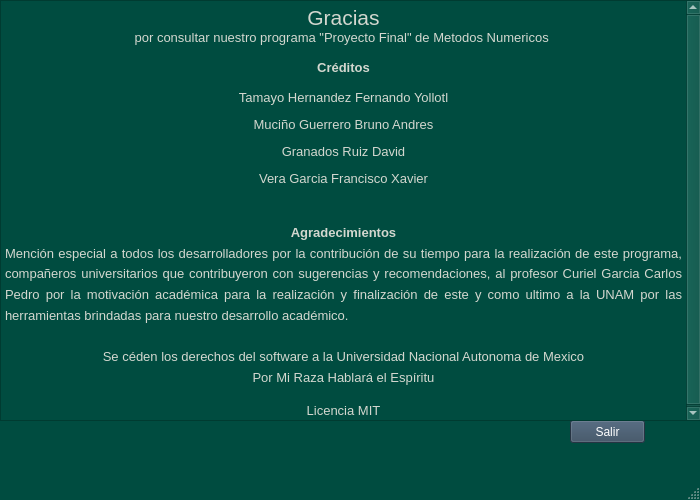
<?xml version="1.0" encoding="UTF-8"?>
<ui version="4.0">
 <class>mensajesalida</class>
 <widget class="QMainWindow" name="mensajesalida">
  <property name="geometry">
   <rect>
    <x>0</x>
    <y>0</y>
    <width>700</width>
    <height>500</height>
   </rect>
  </property>
  <property name="palette">
   <palette>
    <active>
     <colorrole role="WindowText">
      <brush brushstyle="SolidPattern">
       <color alpha="255">
        <red>255</red>
        <green>255</green>
        <blue>255</blue>
       </color>
      </brush>
     </colorrole>
     <colorrole role="Button">
      <brush brushstyle="SolidPattern">
       <color alpha="255">
        <red>0</red>
        <green>76</green>
        <blue>64</blue>
       </color>
      </brush>
     </colorrole>
     <colorrole role="Light">
      <brush brushstyle="SolidPattern">
       <color alpha="255">
        <red>0</red>
        <green>114</green>
        <blue>96</blue>
       </color>
      </brush>
     </colorrole>
     <colorrole role="Midlight">
      <brush brushstyle="SolidPattern">
       <color alpha="255">
        <red>0</red>
        <green>95</green>
        <blue>80</blue>
       </color>
      </brush>
     </colorrole>
     <colorrole role="Dark">
      <brush brushstyle="SolidPattern">
       <color alpha="255">
        <red>0</red>
        <green>38</green>
        <blue>32</blue>
       </color>
      </brush>
     </colorrole>
     <colorrole role="Mid">
      <brush brushstyle="SolidPattern">
       <color alpha="255">
        <red>0</red>
        <green>50</green>
        <blue>42</blue>
       </color>
      </brush>
     </colorrole>
     <colorrole role="Text">
      <brush brushstyle="SolidPattern">
       <color alpha="255">
        <red>255</red>
        <green>255</green>
        <blue>255</blue>
       </color>
      </brush>
     </colorrole>
     <colorrole role="BrightText">
      <brush brushstyle="SolidPattern">
       <color alpha="255">
        <red>255</red>
        <green>255</green>
        <blue>255</blue>
       </color>
      </brush>
     </colorrole>
     <colorrole role="ButtonText">
      <brush brushstyle="SolidPattern">
       <color alpha="255">
        <red>255</red>
        <green>255</green>
        <blue>255</blue>
       </color>
      </brush>
     </colorrole>
     <colorrole role="Base">
      <brush brushstyle="SolidPattern">
       <color alpha="255">
        <red>0</red>
        <green>0</green>
        <blue>0</blue>
       </color>
      </brush>
     </colorrole>
     <colorrole role="Window">
      <brush brushstyle="SolidPattern">
       <color alpha="255">
        <red>0</red>
        <green>76</green>
        <blue>64</blue>
       </color>
      </brush>
     </colorrole>
     <colorrole role="Shadow">
      <brush brushstyle="SolidPattern">
       <color alpha="255">
        <red>0</red>
        <green>0</green>
        <blue>0</blue>
       </color>
      </brush>
     </colorrole>
     <colorrole role="AlternateBase">
      <brush brushstyle="SolidPattern">
       <color alpha="255">
        <red>0</red>
        <green>38</green>
        <blue>32</blue>
       </color>
      </brush>
     </colorrole>
     <colorrole role="ToolTipBase">
      <brush brushstyle="SolidPattern">
       <color alpha="255">
        <red>255</red>
        <green>255</green>
        <blue>220</blue>
       </color>
      </brush>
     </colorrole>
     <colorrole role="ToolTipText">
      <brush brushstyle="SolidPattern">
       <color alpha="255">
        <red>0</red>
        <green>0</green>
        <blue>0</blue>
       </color>
      </brush>
     </colorrole>
     <colorrole role="PlaceholderText">
      <brush brushstyle="SolidPattern">
       <color alpha="128">
        <red>255</red>
        <green>255</green>
        <blue>255</blue>
       </color>
      </brush>
     </colorrole>
    </active>
    <inactive>
     <colorrole role="WindowText">
      <brush brushstyle="SolidPattern">
       <color alpha="255">
        <red>255</red>
        <green>255</green>
        <blue>255</blue>
       </color>
      </brush>
     </colorrole>
     <colorrole role="Button">
      <brush brushstyle="SolidPattern">
       <color alpha="255">
        <red>0</red>
        <green>76</green>
        <blue>64</blue>
       </color>
      </brush>
     </colorrole>
     <colorrole role="Light">
      <brush brushstyle="SolidPattern">
       <color alpha="255">
        <red>0</red>
        <green>114</green>
        <blue>96</blue>
       </color>
      </brush>
     </colorrole>
     <colorrole role="Midlight">
      <brush brushstyle="SolidPattern">
       <color alpha="255">
        <red>0</red>
        <green>95</green>
        <blue>80</blue>
       </color>
      </brush>
     </colorrole>
     <colorrole role="Dark">
      <brush brushstyle="SolidPattern">
       <color alpha="255">
        <red>0</red>
        <green>38</green>
        <blue>32</blue>
       </color>
      </brush>
     </colorrole>
     <colorrole role="Mid">
      <brush brushstyle="SolidPattern">
       <color alpha="255">
        <red>0</red>
        <green>50</green>
        <blue>42</blue>
       </color>
      </brush>
     </colorrole>
     <colorrole role="Text">
      <brush brushstyle="SolidPattern">
       <color alpha="255">
        <red>255</red>
        <green>255</green>
        <blue>255</blue>
       </color>
      </brush>
     </colorrole>
     <colorrole role="BrightText">
      <brush brushstyle="SolidPattern">
       <color alpha="255">
        <red>255</red>
        <green>255</green>
        <blue>255</blue>
       </color>
      </brush>
     </colorrole>
     <colorrole role="ButtonText">
      <brush brushstyle="SolidPattern">
       <color alpha="255">
        <red>255</red>
        <green>255</green>
        <blue>255</blue>
       </color>
      </brush>
     </colorrole>
     <colorrole role="Base">
      <brush brushstyle="SolidPattern">
       <color alpha="255">
        <red>0</red>
        <green>0</green>
        <blue>0</blue>
       </color>
      </brush>
     </colorrole>
     <colorrole role="Window">
      <brush brushstyle="SolidPattern">
       <color alpha="255">
        <red>0</red>
        <green>76</green>
        <blue>64</blue>
       </color>
      </brush>
     </colorrole>
     <colorrole role="Shadow">
      <brush brushstyle="SolidPattern">
       <color alpha="255">
        <red>0</red>
        <green>0</green>
        <blue>0</blue>
       </color>
      </brush>
     </colorrole>
     <colorrole role="AlternateBase">
      <brush brushstyle="SolidPattern">
       <color alpha="255">
        <red>0</red>
        <green>38</green>
        <blue>32</blue>
       </color>
      </brush>
     </colorrole>
     <colorrole role="ToolTipBase">
      <brush brushstyle="SolidPattern">
       <color alpha="255">
        <red>255</red>
        <green>255</green>
        <blue>220</blue>
       </color>
      </brush>
     </colorrole>
     <colorrole role="ToolTipText">
      <brush brushstyle="SolidPattern">
       <color alpha="255">
        <red>0</red>
        <green>0</green>
        <blue>0</blue>
       </color>
      </brush>
     </colorrole>
     <colorrole role="PlaceholderText">
      <brush brushstyle="SolidPattern">
       <color alpha="128">
        <red>255</red>
        <green>255</green>
        <blue>255</blue>
       </color>
      </brush>
     </colorrole>
    </inactive>
    <disabled>
     <colorrole role="WindowText">
      <brush brushstyle="SolidPattern">
       <color alpha="255">
        <red>0</red>
        <green>38</green>
        <blue>32</blue>
       </color>
      </brush>
     </colorrole>
     <colorrole role="Button">
      <brush brushstyle="SolidPattern">
       <color alpha="255">
        <red>0</red>
        <green>76</green>
        <blue>64</blue>
       </color>
      </brush>
     </colorrole>
     <colorrole role="Light">
      <brush brushstyle="SolidPattern">
       <color alpha="255">
        <red>0</red>
        <green>114</green>
        <blue>96</blue>
       </color>
      </brush>
     </colorrole>
     <colorrole role="Midlight">
      <brush brushstyle="SolidPattern">
       <color alpha="255">
        <red>0</red>
        <green>95</green>
        <blue>80</blue>
       </color>
      </brush>
     </colorrole>
     <colorrole role="Dark">
      <brush brushstyle="SolidPattern">
       <color alpha="255">
        <red>0</red>
        <green>38</green>
        <blue>32</blue>
       </color>
      </brush>
     </colorrole>
     <colorrole role="Mid">
      <brush brushstyle="SolidPattern">
       <color alpha="255">
        <red>0</red>
        <green>50</green>
        <blue>42</blue>
       </color>
      </brush>
     </colorrole>
     <colorrole role="Text">
      <brush brushstyle="SolidPattern">
       <color alpha="255">
        <red>0</red>
        <green>38</green>
        <blue>32</blue>
       </color>
      </brush>
     </colorrole>
     <colorrole role="BrightText">
      <brush brushstyle="SolidPattern">
       <color alpha="255">
        <red>255</red>
        <green>255</green>
        <blue>255</blue>
       </color>
      </brush>
     </colorrole>
     <colorrole role="ButtonText">
      <brush brushstyle="SolidPattern">
       <color alpha="255">
        <red>0</red>
        <green>38</green>
        <blue>32</blue>
       </color>
      </brush>
     </colorrole>
     <colorrole role="Base">
      <brush brushstyle="SolidPattern">
       <color alpha="255">
        <red>0</red>
        <green>76</green>
        <blue>64</blue>
       </color>
      </brush>
     </colorrole>
     <colorrole role="Window">
      <brush brushstyle="SolidPattern">
       <color alpha="255">
        <red>0</red>
        <green>76</green>
        <blue>64</blue>
       </color>
      </brush>
     </colorrole>
     <colorrole role="Shadow">
      <brush brushstyle="SolidPattern">
       <color alpha="255">
        <red>0</red>
        <green>0</green>
        <blue>0</blue>
       </color>
      </brush>
     </colorrole>
     <colorrole role="AlternateBase">
      <brush brushstyle="SolidPattern">
       <color alpha="255">
        <red>0</red>
        <green>76</green>
        <blue>64</blue>
       </color>
      </brush>
     </colorrole>
     <colorrole role="ToolTipBase">
      <brush brushstyle="SolidPattern">
       <color alpha="255">
        <red>255</red>
        <green>255</green>
        <blue>220</blue>
       </color>
      </brush>
     </colorrole>
     <colorrole role="ToolTipText">
      <brush brushstyle="SolidPattern">
       <color alpha="255">
        <red>0</red>
        <green>0</green>
        <blue>0</blue>
       </color>
      </brush>
     </colorrole>
     <colorrole role="PlaceholderText">
      <brush brushstyle="SolidPattern">
       <color alpha="128">
        <red>255</red>
        <green>255</green>
        <blue>255</blue>
       </color>
      </brush>
     </colorrole>
    </disabled>
   </palette>
  </property>
  <property name="windowTitle">
   <string>MainWindow</string>
  </property>
  <widget class="QWidget" name="centralwidget">
   <widget class="QPushButton" name="pushButton">
    <property name="geometry">
     <rect>
      <x>570</x>
      <y>420</y>
      <width>75</width>
      <height>23</height>
     </rect>
    </property>
    <property name="palette">
     <palette>
      <active>
       <colorrole role="WindowText">
        <brush brushstyle="SolidPattern">
         <color alpha="255">
          <red>255</red>
          <green>255</green>
          <blue>255</blue>
         </color>
        </brush>
       </colorrole>
       <colorrole role="Button">
        <brush brushstyle="SolidPattern">
         <color alpha="255">
          <red>53</red>
          <green>73</green>
          <blue>94</blue>
         </color>
        </brush>
       </colorrole>
       <colorrole role="Light">
        <brush brushstyle="SolidPattern">
         <color alpha="255">
          <red>79</red>
          <green>109</green>
          <blue>141</blue>
         </color>
        </brush>
       </colorrole>
       <colorrole role="Midlight">
        <brush brushstyle="SolidPattern">
         <color alpha="255">
          <red>66</red>
          <green>91</green>
          <blue>117</blue>
         </color>
        </brush>
       </colorrole>
       <colorrole role="Dark">
        <brush brushstyle="SolidPattern">
         <color alpha="255">
          <red>26</red>
          <green>36</green>
          <blue>47</blue>
         </color>
        </brush>
       </colorrole>
       <colorrole role="Mid">
        <brush brushstyle="SolidPattern">
         <color alpha="255">
          <red>35</red>
          <green>48</green>
          <blue>62</blue>
         </color>
        </brush>
       </colorrole>
       <colorrole role="Text">
        <brush brushstyle="SolidPattern">
         <color alpha="255">
          <red>255</red>
          <green>255</green>
          <blue>255</blue>
         </color>
        </brush>
       </colorrole>
       <colorrole role="BrightText">
        <brush brushstyle="SolidPattern">
         <color alpha="255">
          <red>255</red>
          <green>255</green>
          <blue>255</blue>
         </color>
        </brush>
       </colorrole>
       <colorrole role="ButtonText">
        <brush brushstyle="SolidPattern">
         <color alpha="255">
          <red>255</red>
          <green>255</green>
          <blue>255</blue>
         </color>
        </brush>
       </colorrole>
       <colorrole role="Base">
        <brush brushstyle="SolidPattern">
         <color alpha="255">
          <red>0</red>
          <green>0</green>
          <blue>0</blue>
         </color>
        </brush>
       </colorrole>
       <colorrole role="Window">
        <brush brushstyle="SolidPattern">
         <color alpha="255">
          <red>53</red>
          <green>73</green>
          <blue>94</blue>
         </color>
        </brush>
       </colorrole>
       <colorrole role="Shadow">
        <brush brushstyle="SolidPattern">
         <color alpha="255">
          <red>0</red>
          <green>0</green>
          <blue>0</blue>
         </color>
        </brush>
       </colorrole>
       <colorrole role="AlternateBase">
        <brush brushstyle="SolidPattern">
         <color alpha="255">
          <red>26</red>
          <green>36</green>
          <blue>47</blue>
         </color>
        </brush>
       </colorrole>
       <colorrole role="ToolTipBase">
        <brush brushstyle="SolidPattern">
         <color alpha="255">
          <red>255</red>
          <green>255</green>
          <blue>220</blue>
         </color>
        </brush>
       </colorrole>
       <colorrole role="ToolTipText">
        <brush brushstyle="SolidPattern">
         <color alpha="255">
          <red>0</red>
          <green>0</green>
          <blue>0</blue>
         </color>
        </brush>
       </colorrole>
       <colorrole role="PlaceholderText">
        <brush brushstyle="SolidPattern">
         <color alpha="128">
          <red>255</red>
          <green>255</green>
          <blue>255</blue>
         </color>
        </brush>
       </colorrole>
      </active>
      <inactive>
       <colorrole role="WindowText">
        <brush brushstyle="SolidPattern">
         <color alpha="255">
          <red>255</red>
          <green>255</green>
          <blue>255</blue>
         </color>
        </brush>
       </colorrole>
       <colorrole role="Button">
        <brush brushstyle="SolidPattern">
         <color alpha="255">
          <red>53</red>
          <green>73</green>
          <blue>94</blue>
         </color>
        </brush>
       </colorrole>
       <colorrole role="Light">
        <brush brushstyle="SolidPattern">
         <color alpha="255">
          <red>79</red>
          <green>109</green>
          <blue>141</blue>
         </color>
        </brush>
       </colorrole>
       <colorrole role="Midlight">
        <brush brushstyle="SolidPattern">
         <color alpha="255">
          <red>66</red>
          <green>91</green>
          <blue>117</blue>
         </color>
        </brush>
       </colorrole>
       <colorrole role="Dark">
        <brush brushstyle="SolidPattern">
         <color alpha="255">
          <red>26</red>
          <green>36</green>
          <blue>47</blue>
         </color>
        </brush>
       </colorrole>
       <colorrole role="Mid">
        <brush brushstyle="SolidPattern">
         <color alpha="255">
          <red>35</red>
          <green>48</green>
          <blue>62</blue>
         </color>
        </brush>
       </colorrole>
       <colorrole role="Text">
        <brush brushstyle="SolidPattern">
         <color alpha="255">
          <red>255</red>
          <green>255</green>
          <blue>255</blue>
         </color>
        </brush>
       </colorrole>
       <colorrole role="BrightText">
        <brush brushstyle="SolidPattern">
         <color alpha="255">
          <red>255</red>
          <green>255</green>
          <blue>255</blue>
         </color>
        </brush>
       </colorrole>
       <colorrole role="ButtonText">
        <brush brushstyle="SolidPattern">
         <color alpha="255">
          <red>255</red>
          <green>255</green>
          <blue>255</blue>
         </color>
        </brush>
       </colorrole>
       <colorrole role="Base">
        <brush brushstyle="SolidPattern">
         <color alpha="255">
          <red>0</red>
          <green>0</green>
          <blue>0</blue>
         </color>
        </brush>
       </colorrole>
       <colorrole role="Window">
        <brush brushstyle="SolidPattern">
         <color alpha="255">
          <red>53</red>
          <green>73</green>
          <blue>94</blue>
         </color>
        </brush>
       </colorrole>
       <colorrole role="Shadow">
        <brush brushstyle="SolidPattern">
         <color alpha="255">
          <red>0</red>
          <green>0</green>
          <blue>0</blue>
         </color>
        </brush>
       </colorrole>
       <colorrole role="AlternateBase">
        <brush brushstyle="SolidPattern">
         <color alpha="255">
          <red>26</red>
          <green>36</green>
          <blue>47</blue>
         </color>
        </brush>
       </colorrole>
       <colorrole role="ToolTipBase">
        <brush brushstyle="SolidPattern">
         <color alpha="255">
          <red>255</red>
          <green>255</green>
          <blue>220</blue>
         </color>
        </brush>
       </colorrole>
       <colorrole role="ToolTipText">
        <brush brushstyle="SolidPattern">
         <color alpha="255">
          <red>0</red>
          <green>0</green>
          <blue>0</blue>
         </color>
        </brush>
       </colorrole>
       <colorrole role="PlaceholderText">
        <brush brushstyle="SolidPattern">
         <color alpha="128">
          <red>255</red>
          <green>255</green>
          <blue>255</blue>
         </color>
        </brush>
       </colorrole>
      </inactive>
      <disabled>
       <colorrole role="WindowText">
        <brush brushstyle="SolidPattern">
         <color alpha="255">
          <red>26</red>
          <green>36</green>
          <blue>47</blue>
         </color>
        </brush>
       </colorrole>
       <colorrole role="Button">
        <brush brushstyle="SolidPattern">
         <color alpha="255">
          <red>53</red>
          <green>73</green>
          <blue>94</blue>
         </color>
        </brush>
       </colorrole>
       <colorrole role="Light">
        <brush brushstyle="SolidPattern">
         <color alpha="255">
          <red>79</red>
          <green>109</green>
          <blue>141</blue>
         </color>
        </brush>
       </colorrole>
       <colorrole role="Midlight">
        <brush brushstyle="SolidPattern">
         <color alpha="255">
          <red>66</red>
          <green>91</green>
          <blue>117</blue>
         </color>
        </brush>
       </colorrole>
       <colorrole role="Dark">
        <brush brushstyle="SolidPattern">
         <color alpha="255">
          <red>26</red>
          <green>36</green>
          <blue>47</blue>
         </color>
        </brush>
       </colorrole>
       <colorrole role="Mid">
        <brush brushstyle="SolidPattern">
         <color alpha="255">
          <red>35</red>
          <green>48</green>
          <blue>62</blue>
         </color>
        </brush>
       </colorrole>
       <colorrole role="Text">
        <brush brushstyle="SolidPattern">
         <color alpha="255">
          <red>26</red>
          <green>36</green>
          <blue>47</blue>
         </color>
        </brush>
       </colorrole>
       <colorrole role="BrightText">
        <brush brushstyle="SolidPattern">
         <color alpha="255">
          <red>255</red>
          <green>255</green>
          <blue>255</blue>
         </color>
        </brush>
       </colorrole>
       <colorrole role="ButtonText">
        <brush brushstyle="SolidPattern">
         <color alpha="255">
          <red>26</red>
          <green>36</green>
          <blue>47</blue>
         </color>
        </brush>
       </colorrole>
       <colorrole role="Base">
        <brush brushstyle="SolidPattern">
         <color alpha="255">
          <red>53</red>
          <green>73</green>
          <blue>94</blue>
         </color>
        </brush>
       </colorrole>
       <colorrole role="Window">
        <brush brushstyle="SolidPattern">
         <color alpha="255">
          <red>53</red>
          <green>73</green>
          <blue>94</blue>
         </color>
        </brush>
       </colorrole>
       <colorrole role="Shadow">
        <brush brushstyle="SolidPattern">
         <color alpha="255">
          <red>0</red>
          <green>0</green>
          <blue>0</blue>
         </color>
        </brush>
       </colorrole>
       <colorrole role="AlternateBase">
        <brush brushstyle="SolidPattern">
         <color alpha="255">
          <red>53</red>
          <green>73</green>
          <blue>94</blue>
         </color>
        </brush>
       </colorrole>
       <colorrole role="ToolTipBase">
        <brush brushstyle="SolidPattern">
         <color alpha="255">
          <red>255</red>
          <green>255</green>
          <blue>220</blue>
         </color>
        </brush>
       </colorrole>
       <colorrole role="ToolTipText">
        <brush brushstyle="SolidPattern">
         <color alpha="255">
          <red>0</red>
          <green>0</green>
          <blue>0</blue>
         </color>
        </brush>
       </colorrole>
       <colorrole role="PlaceholderText">
        <brush brushstyle="SolidPattern">
         <color alpha="128">
          <red>255</red>
          <green>255</green>
          <blue>255</blue>
         </color>
        </brush>
       </colorrole>
      </disabled>
     </palette>
    </property>
    <property name="text">
     <string>Salir</string>
    </property>
   </widget>
   <widget class="QTextBrowser" name="textBrowser">
    <property name="geometry">
     <rect>
      <x>0</x>
      <y>0</y>
      <width>701</width>
      <height>421</height>
     </rect>
    </property>
    <property name="palette">
     <palette>
      <active>
       <colorrole role="Base">
        <brush brushstyle="SolidPattern">
         <color alpha="255">
          <red>0</red>
          <green>76</green>
          <blue>64</blue>
         </color>
        </brush>
       </colorrole>
       <colorrole role="Shadow">
        <brush brushstyle="SolidPattern">
         <color alpha="255">
          <red>0</red>
          <green>76</green>
          <blue>64</blue>
         </color>
        </brush>
       </colorrole>
       <colorrole role="ToolTipText">
        <brush brushstyle="SolidPattern">
         <color alpha="255">
          <red>0</red>
          <green>76</green>
          <blue>64</blue>
         </color>
        </brush>
       </colorrole>
      </active>
      <inactive>
       <colorrole role="Base">
        <brush brushstyle="SolidPattern">
         <color alpha="255">
          <red>0</red>
          <green>76</green>
          <blue>64</blue>
         </color>
        </brush>
       </colorrole>
       <colorrole role="Shadow">
        <brush brushstyle="SolidPattern">
         <color alpha="255">
          <red>0</red>
          <green>76</green>
          <blue>64</blue>
         </color>
        </brush>
       </colorrole>
       <colorrole role="ToolTipText">
        <brush brushstyle="SolidPattern">
         <color alpha="255">
          <red>0</red>
          <green>76</green>
          <blue>64</blue>
         </color>
        </brush>
       </colorrole>
      </inactive>
      <disabled>
       <colorrole role="Base">
        <brush brushstyle="SolidPattern">
         <color alpha="255">
          <red>0</red>
          <green>76</green>
          <blue>64</blue>
         </color>
        </brush>
       </colorrole>
       <colorrole role="Shadow">
        <brush brushstyle="SolidPattern">
         <color alpha="255">
          <red>0</red>
          <green>76</green>
          <blue>64</blue>
         </color>
        </brush>
       </colorrole>
       <colorrole role="ToolTipText">
        <brush brushstyle="SolidPattern">
         <color alpha="255">
          <red>0</red>
          <green>76</green>
          <blue>64</blue>
         </color>
        </brush>
       </colorrole>
      </disabled>
     </palette>
    </property>
    <property name="html">
     <string>&lt;!DOCTYPE HTML PUBLIC &quot;-//W3C//DTD HTML 4.0//EN&quot; &quot;http://www.w3.org/TR/REC-html40/strict.dtd&quot;&gt;
&lt;html&gt;&lt;head&gt;&lt;meta name=&quot;qrichtext&quot; content=&quot;1&quot; /&gt;&lt;style type=&quot;text/css&quot;&gt;
p, li { white-space: pre-wrap; }
&lt;/style&gt;&lt;/head&gt;&lt;body style=&quot; font-family:'Ubuntu'; font-size:10pt; font-weight:400; font-style:normal;&quot;&gt;
&lt;p align=&quot;center&quot; style=&quot; margin-top:0px; margin-bottom:0px; margin-left:0px; margin-right:0px; -qt-block-indent:0; text-indent:0px;&quot;&gt;&lt;span style=&quot; font-family:'Ubuntu'; font-size:16pt; color:#d3d7cf;&quot;&gt;Gracias&lt;/span&gt;&lt;/p&gt;
&lt;p align=&quot;center&quot; style=&quot; margin-top:0px; margin-bottom:0px; margin-left:0px; margin-right:0px; -qt-block-indent:0; text-indent:0px;&quot;&gt;&lt;span style=&quot; font-family:'Ubuntu'; color:#d3d7cf;&quot;&gt;por consultar nuestro programa &amp;quot;Proyecto Final&amp;quot; de Metodos Numericos &lt;/span&gt;&lt;/p&gt;
&lt;p align=&quot;center&quot; style=&quot;-qt-paragraph-type:empty; margin-top:0px; margin-bottom:0px; margin-left:0px; margin-right:0px; -qt-block-indent:0; text-indent:0px; font-family:'Ubuntu'; color:#d3d7cf;&quot;&gt;&lt;br /&gt;&lt;/p&gt;
&lt;p align=&quot;center&quot; style=&quot; margin-top:0px; margin-bottom:0px; margin-left:0px; margin-right:0px; -qt-block-indent:0; text-indent:0px;&quot;&gt;&lt;span style=&quot; font-family:'Ubuntu'; font-weight:600; color:#d3d7cf;&quot;&gt;Créditos&lt;/span&gt;&lt;/p&gt;
&lt;p align=&quot;center&quot; style=&quot;-qt-paragraph-type:empty; margin-top:0px; margin-bottom:0px; margin-left:0px; margin-right:0px; -qt-block-indent:0; text-indent:0px; font-family:'Ubuntu'; color:#d3d7cf;&quot;&gt;&lt;br /&gt;&lt;/p&gt;
&lt;p align=&quot;center&quot; style=&quot; margin-top:0px; margin-bottom:0px; margin-left:0px; margin-right:0px; -qt-block-indent:0; text-indent:0px;&quot;&gt;&lt;span style=&quot; font-family:'Ubuntu'; color:#d3d7cf;&quot;&gt;Tamayo Hernandez Fernando Yollotl&lt;/span&gt;&lt;/p&gt;
&lt;p align=&quot;center&quot; style=&quot; margin-top:12px; margin-bottom:12px; margin-left:0px; margin-right:0px; -qt-block-indent:0; text-indent:0px;&quot;&gt;&lt;span style=&quot; font-family:'Ubuntu'; color:#d3d7cf;&quot;&gt;Muciño Guerrero Bruno Andres&lt;/span&gt;&lt;/p&gt;
&lt;p align=&quot;center&quot; style=&quot; margin-top:12px; margin-bottom:12px; margin-left:0px; margin-right:0px; -qt-block-indent:0; text-indent:0px;&quot;&gt;&lt;span style=&quot; font-family:'Ubuntu'; color:#d3d7cf;&quot;&gt;Granados Ruiz David&lt;/span&gt;&lt;/p&gt;
&lt;p align=&quot;center&quot; style=&quot; margin-top:12px; margin-bottom:12px; margin-left:0px; margin-right:0px; -qt-block-indent:0; text-indent:0px;&quot;&gt;&lt;span style=&quot; font-family:'Ubuntu'; color:#d3d7cf;&quot;&gt;Vera Garcia Francisco Xavier&lt;/span&gt;&lt;/p&gt;
&lt;p align=&quot;center&quot; style=&quot;-qt-paragraph-type:empty; margin-top:12px; margin-bottom:12px; margin-left:0px; margin-right:0px; -qt-block-indent:0; text-indent:0px; font-family:'Ubuntu'; font-weight:600; color:#d3d7cf;&quot;&gt;&lt;br /&gt;&lt;/p&gt;
&lt;p align=&quot;center&quot; style=&quot; margin-top:0px; margin-bottom:0px; margin-left:0px; margin-right:0px; -qt-block-indent:0; text-indent:0px; line-height:138%;&quot;&gt;&lt;span style=&quot; font-family:'Ubuntu'; font-weight:600; color:#d3d7cf;&quot;&gt;Agradecimientos&lt;/span&gt;&lt;/p&gt;
&lt;p align=&quot;justify&quot; style=&quot; margin-top:0px; margin-bottom:0px; margin-left:0px; margin-right:0px; -qt-block-indent:0; text-indent:0px; line-height:138%;&quot;&gt;&lt;a name=&quot;docs-internal-guid-a658e38a-7fff-849b-367f-563c6330991e&quot;&gt;&lt;/a&gt;&lt;span style=&quot; font-family:'Roboto','sans-serif'; color:#d3d7cf; background-color:transparent;&quot;&gt;M&lt;/span&gt;&lt;span style=&quot; font-family:'Roboto','sans-serif'; color:#d3d7cf; background-color:transparent;&quot;&gt;ención especial a todos los desarrolladores por la contribución de su tiempo para la realización de este programa, compañeros universitarios que contribuyeron con sugerencias y recomendaciones, al profesor Curiel Garcia Carlos Pedro por la motivación académica para la realización y finalización de este y como ultimo a la UNAM por las herramientas brindadas para nuestro desarrollo académico.&lt;/span&gt;&lt;/p&gt;
&lt;p align=&quot;justify&quot; style=&quot; margin-top:0px; margin-bottom:0px; margin-left:0px; margin-right:0px; -qt-block-indent:0; text-indent:0px; line-height:138%;&quot;&gt;&lt;span style=&quot; font-family:'Roboto','sans-serif'; color:#d3d7cf; background-color:transparent;&quot;&gt;  &lt;/span&gt;&lt;/p&gt;
&lt;p align=&quot;center&quot; style=&quot; margin-top:0px; margin-bottom:0px; margin-left:0px; margin-right:0px; -qt-block-indent:0; text-indent:0px; line-height:138%;&quot;&gt;&lt;span style=&quot; font-family:'Ubuntu'; color:#d3d7cf;&quot;&gt;Se céden los derechos del software a la Universidad Nacional Autonoma de Mexico&lt;/span&gt;&lt;/p&gt;
&lt;p align=&quot;center&quot; style=&quot; margin-top:0px; margin-bottom:0px; margin-left:0px; margin-right:0px; -qt-block-indent:0; text-indent:0px; line-height:138%;&quot;&gt;&lt;span style=&quot; font-family:'Ubuntu'; color:#d3d7cf;&quot;&gt;Por Mi Raza Hablará el Espíritu&lt;/span&gt;&lt;/p&gt;
&lt;p align=&quot;center&quot; style=&quot; margin-top:12px; margin-bottom:12px; margin-left:0px; margin-right:0px; -qt-block-indent:0; text-indent:0px;&quot;&gt;&lt;span style=&quot; font-family:'Ubuntu'; color:#d3d7cf;&quot;&gt;Licencia MIT&lt;/span&gt;&lt;/p&gt;&lt;/body&gt;&lt;/html&gt;</string>
    </property>
   </widget>
  </widget>
  <widget class="QMenuBar" name="menubar">
   <property name="geometry">
    <rect>
     <x>0</x>
     <y>0</y>
     <width>700</width>
     <height>21</height>
    </rect>
   </property>
  </widget>
  <widget class="QStatusBar" name="statusbar"/>
 </widget>
 <resources/>
 <connections/>
</ui>
